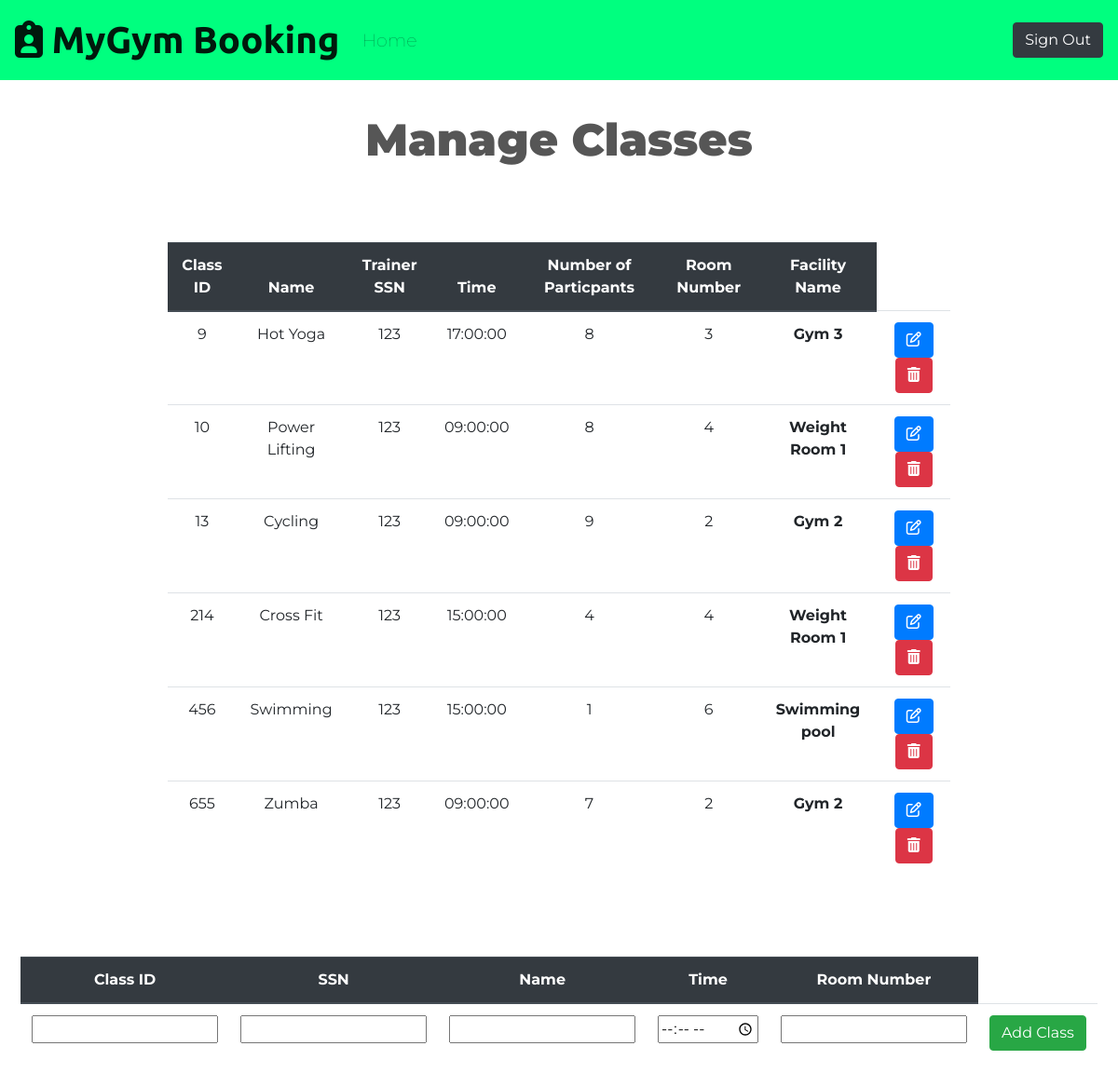
/manage-classes.php, run on the app's committed database.
### tables this page shows
CREATE TABLE `class` (
  `ClassID` int(11) NOT NULL,
  `SSN` int(10) NOT NULL,
  `Name` varchar(200) NOT NULL,
  `Time` time NOT NULL,
  `NumParticipants` int(11) NOT NULL,
  `RoomNum` int(10) NOT NULL
);

CREATE TABLE `facility` (
  `RoomNum` int(10) NOT NULL,
  `MaxOccupancy` int(10) NOT NULL,
  `Cleaned` tinyint(1) NOT NULL,
  `FacilityName` varchar(200) NOT NULL
);

### manage-classes.php (the view, shortened to what this page needs)
<!DOCTYPE html>
<html lang="en" dir="ltr">
<?php
  require 'config/db.php';
  $readQuery = "SELECT * FROM `class` as c, `facility` as f WHERE f.RoomNum = c.RoomNum ORDER BY c.ClassID ASC;";
  if (!$fetchedresult = mysqli_query($connection, $readQuery))
  {
    exit("An error occured while fetching the classes");
  }
?>
<head>
  <link rel="stylesheet" href="https://cdn.jsdelivr.net/npm/bootstrap@4.6.1/dist/css/bootstrap.min.css">
  <link rel="stylesheet" href="css/styles.css">
</head>
<body>
  <section id="nav">
      <nav class="navbar navbar-expand-md navbar-light">
        <a class="navbar-brand" href="#">
          <i class="fa-solid fa-clipboard-user fa-1x"></i>
          MyGym Booking
        </a>
        <div class="collapse navbar-collapse" id="navbarNavAltMarkup">
          <div class="navbar-nav">
          <a class="nav-item nav-link" href="manager-home.php">Home <span class="sr-only"></span></a>
          </div>
        </div>
        <div class="login">
            <a href="login.php" class="login btn btn-dark" type="button">Sign Out</a>
        </div>
      </nav>
  </section>
  <section id="about">
    <div class="welcome row">
      <div class="col">
        <h1>Manage Classes</h1>
      </div>
    </div>
    <div class="schedule row">
      <table class="table">
        <thead class="thead-dark">
          <tr>
            <th scope="col">Class ID</th>
            <th scope="col">Name</th>
            <th scope="col">Trainer SSN</th>
            <th scope="col">Time</th>
            <th scope="col">Number of Particpants</th>
            <th scope="col">Room Number</th>
            <th scope="col">Facility Name</th>
          </tr>
        </thead>
        <tbody>
          <?php while($classes = mysqli_fetch_assoc($fetchedresult)): ?>
          <tr>
            <td> <?php echo $classes['ClassID']; ?></td>
            <td> <?php echo $classes['Name']; ?></td>
            <td> <?php echo $classes['SSN']; ?></td>
            <td> <?php echo $classes['Time']; ?></td>
            <td> <?php echo $classes['NumParticipants']; ?></td>
            <td> <?php echo $classes['RoomNum']; ?></td>
            <th> <?php echo $classes['FacilityName']; ?></th>
            <td>
              <a href = "<?php echo "manage-classes.php?UpdateClassID=".$classes['ClassID']."&UpdateName=".$classes['Name']."&UpdateSSN=".$classes['SSN']."&UpdateTime=".$classes['Time']."&UpdateRoomNum=".$classes['RoomNum']; ?>" class="btn btn-primary" name="button"><i class="fa fa-edit"></i></a>
              <a href = "<?php echo "manage-classes.php?DeleteClassID=".$classes['ClassID']."&Name=".$classes['Name']."&SSN=".$classes['SSN']."&Time=".$classes['Time']."&RoomNum=".$classes['RoomNum']; ?>" class="btn btn-danger" name="button"><i class="fa fa-trash"></i></a>
            </td>
          </tr>
          <?php endwhile;?>
        </tbody>
      </table>
    </div>
    <div class="schedule row">
      <table class="table">
          <thead class="thead-dark">
            <tr>
            <th scope="col">Class ID</th>
            <th scope="col">SSN</th>
            <th scope="col">Name</th>
            <th scope="col">Time</th>
            <th scope="col">Room Number</th>
            </tr>
          </thead>
          <tbody>
            <form action = "#" method = "post">
              <tr>
                <td>
                    <input id = "ClassID" type="text" name="ClassID" value = <?php echo isset($_GET['UpdateClassID']) ? $_GET['UpdateClassID'] : ""?>>
                </td>
                <td>
                    <input id = "SSN" type="text" name="SSN" value = <?php echo isset($_GET['UpdateSSN']) ? $_GET['UpdateSSN'] : ""?>>
                </td>
                <td>
                  <input id = "ClassName" type="text" name="ClassName" value = <?php echo isset($_GET['UpdateName']) ? $_GET['UpdateName'] : ""?>>
                </td>
                <td>
                  <input id = "Time" type="time" name="Time" value = <?php echo isset($_GET['UpdateTime']) ? $_GET['UpdateTime'] : ""?> required>
                </td>
                <td>
                  <input id = "RoomNum" type="text" name="RoomNum" value = <?php echo isset($_GET['UpdateRoomNum']) ? $_GET['UpdateRoomNum'] : ""?>>
                </td>
                <td>
                  <?php if (!isset($_GET['UpdateClassID'])): ?>
                    <input type="submit" class="btn btn-success" name="addButton" value = "Add Class"></input>
                  <?php else: ?>
                    <input type="submit" class="btn btn-success" name="updateButton" value = "Update Class"></input>
                  <?php endif; ?>
                </td>
              </tr>
            </form>
          </tbody>
        </table>
    </div>
  </section>
</body>
</html>

### css/styles.css (style rules this page uses)
#nav { background-color: #00FF7F; color: white; }
.navbar-brand { font-family: 'Ubuntu', sans-serif; font-size: 2.5rem; font-weight: bold; }
.nav-link { font-size: 1.2rem; font-family:'Montserrat', sans-serif; font-weight: lighter; }
.nav-item { padding: 0 18px; color: #8f8f8f; }
.login { display:flex; justify-content: flex-end; }
.welcome, .schedule, .data-table { display: flex; text-align: center; padding: 3% 15%; justify-content: center; }
.row { margin:0; justify-content: center; }
body { font-family: 'Montserrat', sans-serif; font-weight: normal; color: #565656; }
h1 { font-family: 'Montserrat', sans-serif; font-weight: 900; font-size: 3.0rem; }

### data on the page
class: ClassID "9", Name "Hot Yoga", SSN "123", Time "17:00:00", NumParticipants "8", RoomNum.RoomNum "3", RoomNum.FacilityName "Gym 3"
class: ClassID "10", Name "Power Lifting", SSN "123", Time "09:00:00", NumParticipants "8", RoomNum.RoomNum "4", RoomNum.FacilityName "Weight Room 1"
class: ClassID "13", Name "Cycling", SSN "123", Time "09:00:00", NumParticipants "9", RoomNum.RoomNum "2", RoomNum.FacilityName "Gym 2"
class: ClassID "214", Name "Cross Fit", SSN "123", Time "15:00:00", NumParticipants "4", RoomNum.RoomNum "4", RoomNum.FacilityName "Weight Room 1"
class: ClassID "456", Name "Swimming", SSN "123", Time "15:00:00", NumParticipants "1", RoomNum.RoomNum "6", RoomNum.FacilityName "Swimming pool"
class: ClassID "655", Name "Zumba", SSN "123", Time "09:00:00", NumParticipants "7", RoomNum.RoomNum "2", RoomNum.FacilityName "Gym 2"
